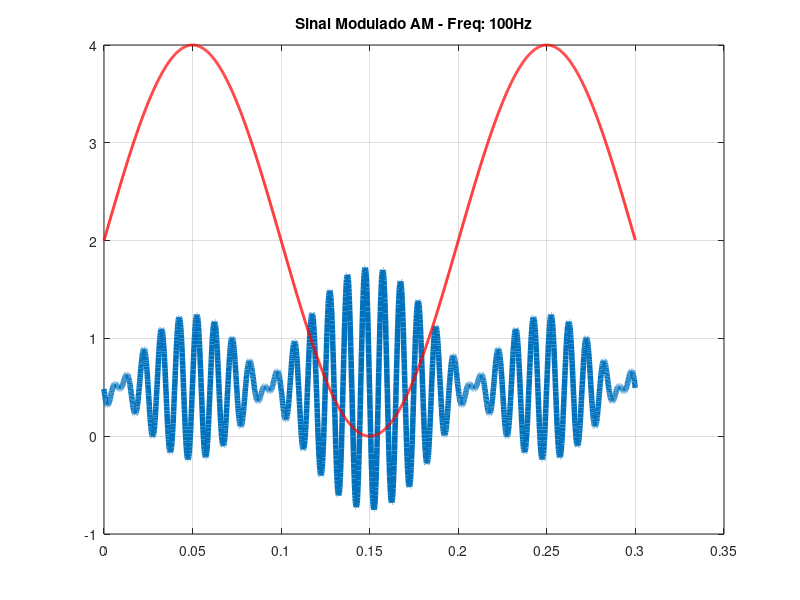
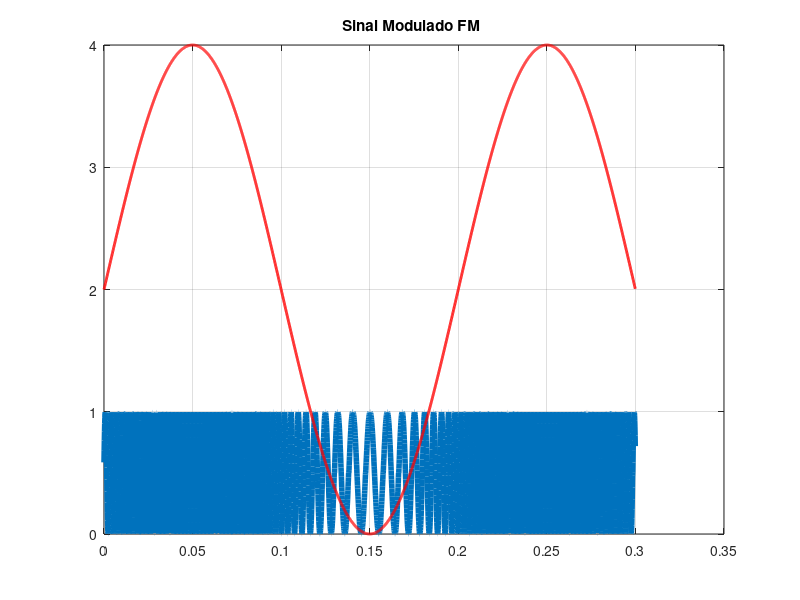

These figures' MATLAB source, in order:
% Frequência de Amostragem
F_s = 10000;
T_s = 1/F_s;

% Número de pontos da LUT
N = 256; 

% Fase de 0 a 2*pi
fase = linspace(0, 2*pi-0.001, N); 

% Cria a senoide centrada em 127.5, variando de 0 a 255
senoide = 127.5 + 127.5 * sin(fase);

senoide  = ceil(senoide);

% senoide = 5*senoide/max(senoide);


f_c = 100; % Frequência da portadora em Hz

% O "incremento" é um valor que, somado N_lut vezes em 1 segundo, 
% deve completar (F_s) ciclos.
% Fórmula: Inc = (f_desejada * 2^32) / F_s
inc_32 = uint32((f_c * 2^32) / F_s);

% Simulando o acumulador
M = 3000; % Vamos simular 1000 instantes de tempo
acumulador = uint32(0);
saida_seno = zeros(1, M);

limite_32 = uint32(2^32);

t = (0:M-1)*T_s;
% Mensagem a ser modulada AM
f_m = 5;
m_t = 2*sin(2*pi*5*t) + 2;

m_AM = zeros(M, 1);



for i = 1:M
    % 1. O acumulador avança (simulando o estouro natural do uint32)
    acumulador = mod(acumulador + inc_32, limite_32);
    
    % Agora, como o acumulador sempre é < 2^32, o bitshift funcionará perfeitamente
    indice = bitshift(acumulador, -24) + 1;
    
    m_AM(i) = (senoide(indice) - 127)*(m_t(i) - 2.5) + 127;
end

m_AM = m_AM/256;

% Plotar
figure;
plot(t, m_AM, 'LineWidth', 4); hold on;
plot(t, m_t, 'LineWidth', 2, 'color', 'r');
title(['Sinal Modulado AM - Freq: ' num2str(f_c) 'Hz']);
grid on;


m_FM = zeros(M, 1);
k_f = 100;


for i = 1:M
    % 1. O acumulador avança (simulando o estouro natural do uint32)
    inc_32 = uint32(((f_c + k_f*m_t(i)) * 2^32) / F_s);
    acumulador = mod(acumulador + inc_32, limite_32);
    
    % Agora, como o acumulador sempre é < 2^32, o bitshift funcionará perfeitamente
    indice = bitshift(acumulador, -24) + 1;
    
    m_FM(i) = senoide(indice);
end

% Plotar
m_FM = m_FM/256;

figure;
plot(t, m_FM, 'LineWidth', 4); hold on;
plot(t, m_t, 'LineWidth', 2, 'color', 'r');
title('Sinal Modulado FM ');
grid on;
